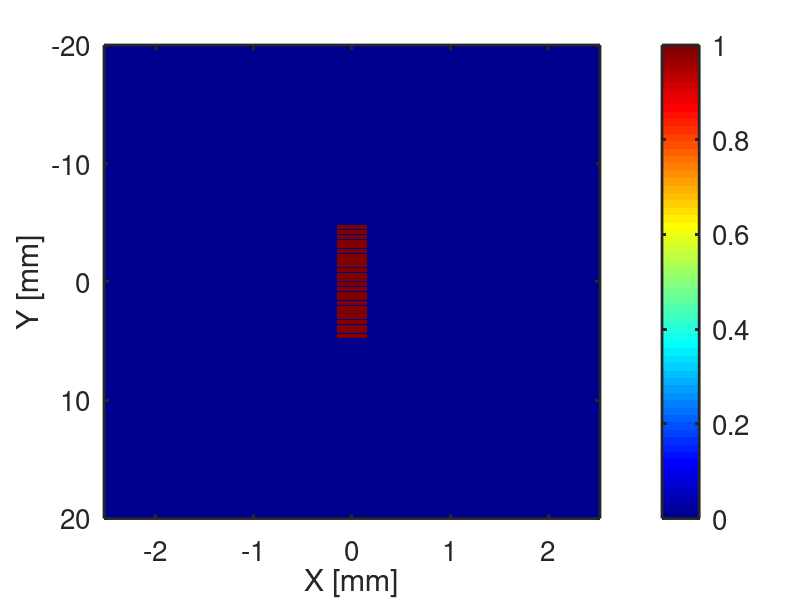

Reproduce this figure in MATLAB. (Note: this script raises an error after producing the figure.)

clear all vars 
clc
close all force
%load('D:\NIH brainprobe\DATA_Gap1xspan0.2yspan0.5Number8mm.mat');
%% 3D rayleigh integral phase array repurposed from Ultrasonic course project(Vortex beam simulation)
%% Innitialize plot setting
W_bar = waitbar(0,'Please wait...');
set(groot,'DefaultAxesFontSize', 20)
set(groot,'DefaultLineLineWidth', 2)
set(groot,'DefaultAxesLineWidth', 2)

%% Innitialize parameters 
F = 5e-3;         %Focal length
f = 2.5e6;        %Frequency of Ultrasonic wave
rho0 = 1000;        %Density of water
c0 = 1500;          %sound speed in water
K = 2*pi*f/c0;      %wavenumber
lambda = 2*pi/K;    %wavelength
F_offset_x=0;
F_offset_y=0e-2;
h.r=lambda/20;   % mesh size in the r direction
r=(0:h.r/2:6e-3);
u0 = 40e-9*2*pi*f;             %Particle velocity amplitude on the surface of the transducer in m/s 
Ray_dist=0.5*K*(1.7e-3/2)^2;
Material.rho0=rho0;
Material.c0=c0;
Material.K=K;
Material.u0=u0;
loss=2.5; %loss in the brain is 1dB/cm/MHz
NT=24;
a = 10e-3;          %Rate of Roll-off -r^2/a^2
ar=3*a;               %Radius of transducer
xspan_T=0.35e-3;
yspan_T=0.35e-3;
Gap=0.05e-3;


h.XT=lambda/12;       %mesh size for the transducer in the X direction
h.YT=lambda/12;      %mesh size for the transducer in the Y direction

h.X1=lambda/15;       %mesh size for the interrogation plane in the X direction
h.Y1=lambda/15;      %mesh size for the interrogation plane in the Y direction
r_y1=h.Y1;
r_x1=h.X1;

D_X1=12e-3;         %x span of the interrogation plane
D_Y1=40e-3;        %y span of the plane of interrogation

D_XT=5e-3;      % x span of the transducer
D_YT=40e-3;      % y span of the 
if mod(ceil(D_YT/Gap),2)==1
    D_YT=Gap*(ceil(D_YT/Gap)+1);
end





ka=sqrt(xspan_T*yspan_T/pi)*2*pi*f/c0
z0 = F;             %Distance between the transducer and the focal plane

%Rayleigh Integral from P_T to P_1 and add phase plate at P_1
%W_bar = waitbar(0,'Please wait...');
rho0=Material.rho0;
c0=Material.c0;
K=Material.K;
u0 = Material.u0; 

size_XT=floor(D_XT/h.XT);     %Size of the mesh in the X direction on the plane of integration
size_YT=floor(D_YT/h.YT)+1;




P_T=zeros(size_YT,size_XT); %Initialize the coordinate mesh on the surface of the transducer->Then fill in the position of each mesh grid
XcoorT=repmat(linspace(-D_XT/2,D_XT/2,size_XT),length(P_T(:,1)),1);% Setting the coordinate of the transducer
YcoorT=repmat(linspace(D_YT/2,-D_YT/2,size_YT).',1,length(P_T(1,:)));
for ii=1:NT
%     P_T=P_T+exp(-sqrt(-1)*K*sqrt(F^2+F_offset_x^2+((Gap+yspan_T)*(0.5+NT/2-ii)-F_offset_y)^2))*(abs(XcoorT)<=xspan_T/2).*((YcoorT>=(Gap/2+(Gap+yspan_T)*(NT/2-ii))).*(YcoorT<=(Gap/2+yspan_T+(Gap+yspan_T)*(NT/2-ii)))).*...
%         sqrt(F^2+F_offset_x^2+((Gap+yspan_T)*(0.5+NT/2-ii)-F_offset_y)^2)/sqrt(F^2+F_offset_x^2+((Gap+yspan_T)*(0.5+NT/2-NT)-F_offset_y)^2);
    
      P_T=P_T+exp(-sqrt(-1)*K*sqrt(F^2+F_offset_x^2+((Gap+yspan_T)*(0.5+NT/2-ii)-F_offset_y)^2))*(abs(XcoorT)<=xspan_T/2).*((YcoorT>=(Gap/2+(Gap+yspan_T)*(NT/2-ii))).*(YcoorT<=(Gap/2+yspan_T+(Gap+yspan_T)*(NT/2-ii))));%.*...
        %sqrt(F^2+F_offset_x^2+((Gap+yspan_T)*(0.5+NT/2-ii)-F_offset_y)^2)/sqrt(F^2+F_offset_x^2+((Gap+yspan_T)*(0.5+NT/2-NT)-F_offset_y)^2);
end

figure
imagesc(1e3*linspace(-D_XT/2,D_XT/2,size_XT),1e3*linspace(D_YT/2,-D_YT/2,size_YT),abs(P_T));
xlabel('X [mm]');
ylabel('Y [mm]');
colormap('jet');
colorbar
%axis square



size_X1=floor(D_X1/h.X1);     %Size of the mesh in the X direction on the transducer
size_Y1=floor(D_Y1/h.Y1);



P_1 = zeros(size_Y1,size_X1); %Initialize the pressure pattern on phase plate
Count = 0;                  %Initialize counter

%% This part of the code is to increase the computation efficiency of rayleigh integral P_T->P_1;
Xcoor1=repmat(linspace(-D_X1/2,D_X1/2,size_X1),length(P_1(:,1)),1);
Ycoor1=repmat(linspace(D_Y1/2,-D_Y1/2,size_Y1).',1,length(P_1(1,:)));

S_T=(D_XT*D_YT)/(size_XT*size_YT);


P_r=zeros(1,length(r));
Count=0;
for i=1:length(P_r(:,1)) %Y index
    tic
    for j=1:length(P_r(1,:)) %X index
        Count=Count+1;
        
        R_1=sqrt((XcoorT-0).^2+(YcoorT-0).^2+(r(i,j).^2));
        Q=-sqrt(-1)*rho0*K*c0*u0*S_T*(exp(sqrt(-1)*K*R_1)./(2*pi*R_1));
       % Q=Q.*exp(-(XcoorT.^2 + YcoorT.^2)/((a)^2));
        Q=Q.*P_T.*(10.^(-loss*1e2*R_1/20));
        
        P_r(i,j) = sum(Q,'all');%exp(-(XcoorT.^2 + YcoorT.^2)/((a/5)^2)).*P_T.*S_T*exp(-sqrt(-1)*K*R_1)./(2*pi*R_1)),'all');
    end
    time=toc;
        waitbar_show(i,P_r(:,1),time,W_bar)
end
P_Tn=zeros(size_YT,size_XT);
P_1n = zeros(size_Y1,size_X1); %Initialize the pressure pattern on phase plate

for ii=1:NT
    P_Tn=P_Tn+1*(abs(XcoorT)<=xspan_T/2).*((YcoorT>=Gap/2+(Gap+yspan_T)*(NT/2-ii)).*(YcoorT<=Gap/2+yspan_T+(Gap+yspan_T)*(NT/2-ii)));
end

Xcoor1=repmat(linspace(-D_X1/2,D_X1/2,size_X1),length(P_1(:,1)),1);
Ycoor1=repmat(linspace(D_Y1/2,-D_Y1/2,size_Y1).',1,length(P_1(1,:)));

S_T=(D_XT*D_YT)/(size_XT*size_YT);
P_rn=zeros(1,length(r));
Count=0;
for i=1:length(P_rn(:,1)) %Y index
    tic
    for j=1:length(P_rn(1,:)) %X index
        Count=Count+1;
        
        R_1=sqrt((XcoorT-0).^2+(YcoorT-0).^2+(r(i,j).^2));
        Q=-sqrt(-1)*rho0*K*c0*u0*S_T*(exp(sqrt(-1)*K*R_1)./(2*pi*R_1));
       % Q=Q.*exp(-(XcoorT.^2 + YcoorT.^2)/((a)^2));
        Q=Q.*P_Tn.*(10.^(-loss*1e2*R_1/20));
        
        P_rn(i,j) = sum(Q,'all');%exp(-(XcoorT.^2 + YcoorT.^2)/((a/5)^2)).*P_T.*S_T*exp(-sqrt(-1)*K*R_1)./(2*pi*R_1)),'all');
    end
    time=toc;
        waitbar_show(i,P_rn(:,1),time,W_bar)
end

figure
%plot(r*1e3,abs(P_rn))
%hold on
plot(r*1e3,abs(P_r))
hold on

hold off
%legend('without phasing','with phasing');
legend('without phasing','F=5mm','F=10mm','F=20mm','F=40mm');
xlabel('r [mm]');
ylabel('On axis pressure [pa]');
pedit
title(strcat('On axis pressure with focal point at',{' '},num2str(F*1e3),'mm'));

for i=1:length(P_1(:,1)) %Y index
    tic
    for j=1:length(P_1(1,:)) %X index
        Count=Count+1;
        
        R_1=sqrt((XcoorT-Xcoor1(i,j)).^2+(YcoorT-Ycoor1(i,j)).^2+(z0).^2);
        Q=-sqrt(-1)*rho0*K*c0*u0*S_T*(exp(sqrt(-1)*K*R_1)./(2*pi*R_1));
        %Q=Q.*exp(-(XcoorT.^2 + YcoorT.^2)/((a)^2));
        Q=Q.*P_T.*(10.^(-loss*1e2*R_1/20));
        
        P_1(i,j) = sum(Q,'all');%exp(-(XcoorT.^2 + YcoorT.^2)/((a/5)^2)).*P_T.*S_T*exp(-sqrt(-1)*K*R_1)./(2*pi*R_1)),'all');
    end
    time=toc;
        waitbar_show(i,P_1(:,1),time,W_bar)
end
% for uz calculation in the xy plane
P_1_dz=zeros(size_Y1,size_X1);
clear R_1 Q
dz=lambda/10;
for i=1:length(P_1(:,1)) %Y index
    tic
    for j=1:length(P_1(1,:)) %X index
        Count=Count+1;
        
        R_1=sqrt((XcoorT-Xcoor1(i,j)).^2+(YcoorT-Ycoor1(i,j)).^2+(z0+dz).^2);
        Q=-sqrt(-1)*rho0*K*c0*u0*S_T*(exp(sqrt(-1)*K*R_1)./(2*pi*R_1));
        %Q=Q.*exp(-(XcoorT.^2 + YcoorT.^2)/((a)^2));
        Q=Q.*P_T.*(10.^(-loss*1e2*R_1/20));
        
        P_1_dz(i,j) = sum(Q,'all');%exp(-(XcoorT.^2 + YcoorT.^2)/((a/5)^2)).*P_T.*S_T*exp(-sqrt(-1)*K*R_1)./(2*pi*R_1)),'all');
    end
    time=toc;
        waitbar_show(i,P_1_dz(:,1),time,W_bar)
end

P_1_dz2=zeros(size_Y1,size_X1);
clear R_1 Q
dz=lambda/10;
for i=1:length(P_1(:,1)) %Y index
    tic
    for j=1:length(P_1(1,:)) %X index
        Count=Count+1;
        
        R_1=sqrt((XcoorT-Xcoor1(i,j)).^2+(YcoorT-Ycoor1(i,j)).^2+(z0-dz).^2);
        Q=-sqrt(-1)*rho0*K*c0*u0*S_T*(exp(sqrt(-1)*K*R_1)./(2*pi*R_1));
        %Q=Q.*exp(-(XcoorT.^2 + YcoorT.^2)/((a)^2));
        Q=Q.*P_T.*(10.^(-loss*1e2*R_1/20));
        
        P_1_dz2(i,j) = sum(Q,'all');%exp(-(XcoorT.^2 + YcoorT.^2)/((a/5)^2)).*P_T.*S_T*exp(-sqrt(-1)*K*R_1)./(2*pi*R_1)),'all');
    end
    time=toc;
        waitbar_show(i,P_1_dz2(:,1),time,W_bar)
end
uxy_z=-j/(rho0*2*pi*f)*((P_1_dz-P_1)/dz+(P_1-P_1_dz2)/dz)/2;
% for uy calculation in the xy plane
P_1_y1=zeros(length(P_1(:,1))+1,length(P_1(1,:)));
P_1_y2=P_1_y1;% to increase the accuracy by calculating the average of the left gradient and right gradient resulting in N array becoming N-2
P_1_y1(1:end-1,:)=P_1;
P_1_y2(2:end,:)=P_1;
P_1_dy1=(P_1_y2-P_1_y1)/(r_y1);
P_1_y3=zeros(length(P_1(:,1))-1,length(P_1(1,:)));
P_1_y4=P_1_y3;
P_1_y3=P_1(1:end-1,:);
P_1_y4(2:end,:)=P_1(1:end-2,:);
P_1_dy2=(P_1_y4-P_1_y3)/r_y1;
P_1_dyave=zeros(length(P_1(:,1)),length(P_1(1,:)));
P_1_dyave(2:end-1,:)=(P_1_dy2(2:end,:)+P_1_dy1(3:end-1,:))/2;
P_1_dyave(1,:)=P_1_dyave(2,:);
P_1_dyave(end,:)=P_1_dyave(end-1,:);
uxy_y=-j/(rho0*2*pi*f)*P_1_dyave;
% for ux calculation in the xy plane
P_1_x1=zeros(length(P_1(:,1)),length(P_1(1,:))+1);
P_1_x2=P_1_x1;% to increase the accuracy by calculating the average of the left gradient and right gradient resulting in N array becoming N-2
P_1_x1(:,2:end)=P_1;
P_1_x2(:,1:end-1)=P_1;
P_1_dx1=(P_1_x2-P_1_x1)/(r_x1);
P_1_x3=zeros(length(P_1(:,1)),length(P_1(1,:))-1);
P_1_x4=P_1_x3;
P_1_x3=P_1(:,2:end);
P_1_x4(:,1:end-1)=P_1(:,3:end);
P_1_dx2=(P_1_x4-P_1_x3)/r_x1;
P_1_dxave=zeros(length(P_1(:,1)),length(P_1(1,:)));
P_1_dxave(:,2:end-1)=(P_1_dx2(:,1:end-1)+P_1_dx1(:,2:end-2))/2;
P_1_dxave(:,1)=P_1_dxave(:,2);
P_1_dxave(:,end)=P_1_dxave(:,end-1);
uxy_x=-j/(rho0*2*pi*f)*P_1_dxave;

Ixy_x=1/2*real(P_1.*conj(uxy_x));
Ixy_y=1/2*real(P_1.*conj(uxy_y));
Ixy_z=1/2*real(P_1.*conj(uxy_z));

Ixy=abs(Ixy_x+Ixy_y+Ixy_z);

figure
subplot(211)
imagesc(1e3*linspace(-D_X1/2,D_X1/2,size_X1),1e3*linspace(D_Y1/2,-D_Y1/2,size_Y1),1e-4*1/2*abs(P_1).^2/(rho0*c0)) 
xlabel('X [mm]')
ylabel('Y [mm]');
colormap('jet')
colorbar
title('Isppa(W/cm^2) approx Zo');
subplot(212)
imagesc(1e3*linspace(-D_X1/2,D_X1/2,size_X1),1e3*linspace(D_Y1/2,-D_Y1/2,size_Y1),1e-4*Ixy) 
xlabel('X [mm]')
ylabel('Y [mm]');
colormap('jet')
colorbar
title('Isppa(W/cm^2) use uo');


clear R_1 Q

figure
imagesc(1e3*linspace(-D_X1/2,D_X1/2,size_X1),1e3*linspace(D_Y1/2,-D_Y1/2,size_Y1),abs(P_1)) 
xlabel('X [mm]')
ylabel('Y [mm]');
colormap('jet')
colorbar
%axis square
title(strcat('Magnitude at focal point',{' '},num2str(F*1e3),'mm'));
figure
plot(1e3*linspace(D_Y1/2,-D_Y1/2,size_Y1),abs(P_1(:,round(length(P_1(1,:))/2))));
xlabel('Y [mm]')
ylabel('Pressure [Pa]');

disp(strcat('surface pressure is',{' '},num2str(rho0*c0*u0),'pa, ','focal point pressure is',{' '},num2str(interp1(r*1e3,abs(P_r),F*1e3))))
figure
subplot(1,2,1)
h = surf(1e3*linspace(-D_X1/2,D_X1/2,size_X1),1e3*linspace(D_Y1/2,-D_Y1/2,size_Y1),abs(P_1)/(rho0*c0*u0));
h.EdgeAlpha=0; %hides mesh
title('magnitude at focal point','Interpreter','latex');
axis square
set(gca,'xtick',[],'ytick',[])
xlabel('$x_0[mm]$','interpreter','latex');
ylabel('$y_0[mm]$','interpreter','latex');
view(2)
colorbar
colormap('jet')

subplot(1,2,2)
g = surf(abs(angle(P_1)));
g.EdgeAlpha=0; %hides mesh
%axis square
%axis off
title('phase incident on phase plate','Interpreter','latex')
set(gca,'xtick',[],'ytick',[])
xlabel('$x_0$','interpreter','latex');
ylabel('$y_0$','interpreter','latex');
view(2)
colorbar
colormap('jet')
clear R_1 Q
P_yz=zeros(round(D_Y1/r_y1),length(r));
Count=0;
Zcoor_yz=repmat(r,length(P_yz(:,1)),1);
Ycoor_yz=repmat(linspace(D_Y1/2,-D_Y1/2,length(P_yz(:,1))).',1,length(P_yz(1,:)));
for i=1:length(P_yz(:,1)) %Z index
    tic
    for j=1:length(P_yz(1,:)) %Y index
        Count=Count+1;
        
        R_1=sqrt(XcoorT.^2+(Ycoor_yz(i,j)-YcoorT).^2+(Zcoor_yz(i,j).^2));
        Q=-sqrt(-1)*rho0*K*c0*u0*S_T*(exp(sqrt(-1)*K*R_1)./(2*pi*R_1));
       % Q=Q.*exp(-(XcoorT.^2 + YcoorT.^2)/((a)^2));
        Q=Q.*P_T.*(10.^(-loss*1e2*R_1/20));
        
        P_yz(i,j) = sum(Q,'all');%exp(-(XcoorT.^2 + YcoorT.^2)/((a/5)^2)).*P_T.*S_T*exp(-sqrt(-1)*K*R_1)./(2*pi*R_1)),'all');
    end
    time=toc;
        waitbar_show(i,P_yz(:,1),time,W_bar)
end


% % for uy calculation in the xy plane
% P_yz_y1=zeros(length(P_yz(:,1))+1,length(P_yz(1,:)));
% P_yz_y2=P_yz_y1;% to increase the accuracy by calculating the average of the left gradient and right gradient resulting in N array becoming N-2
% P_yz_y1(2:end,:)=P_yz;
% P_yz_y2(1:end-1,:)=P_yz;
% P_yz_dy1=(P_yz_y2-P_yz_y1)/(r_y1);
% P_yz_y3=zeros(length(P_yz(:,1))-1,length(P_yz(1,:)));
% P_yz_y4=P_yz_y3;
% P_yz_y3=P_yz(2:end,:);
% P_yz_y4(1:end-1,:)=P_yz(3:end,:);
% P_yz_dy2=(P_yz_y4-P_yz_y3)/r_y1;
% P_yz_dyave=zeros(length(P_yz(:,1)),length(P_yz(1,:)));
% P_yz_dyave(2:end-1,:)=(P_yz_dy2(1:end-1,:)+P_yz_dy1(2:end-2,:))/2;
% P_yz_dyave(1,:)=P_yz_dyave(2,:);
% P_yz_dyave(end,:)=P_yz_dyave(end-1,:);
% uyz_y=-j/(rho0*2*pi*f)*P_yz_dyave;
% % for ux calculation in the xy plane
% P_yz_x1=zeros(length(P_yz(:,1)),length(P_yz(1,:))+1);
% P_yz_x2=P_yz_x1;% to increase the accuracy by calculating the average of the left gradient and right gradient resulting in N array becoming N-2
% P_yz_x1(:,2:end)=P_yz;
% P_yz_x2(:,1:end-1)=P_yz;
% P_yz_dx1=(P_yz_x2-P_yz_x1)/(r_x1);
% P_yz_x3=zeros(length(P_yz(:,1)),length(P_yz(1,:))-1);
% P_yz_x4=P_yz_x3;
% P_yz_x3=P_yz(:,2:end);
% P_yz_x4(:,1:end-1)=P_yz(:,3:end);
% P_yz_dx2=(P_yz_x4-P_yz_x3)/r_x1;
% P_yz_dxave=zeros(length(P_yz(:,1)),length(P_yz(1,:)));
% P_yz_dxave(:,2:end-1)=(P_yz_dx2(:,1:end-1)+P_yz_dx1(:,2:end-2))/2;
% P_yz_dxave(:,1)=P_yz_dxave(:,2);
% P_yz_dxave(:,end)=P_yz_dxave(:,end-1);
% uyz_x=-j/(rho0*2*pi*f)*P_yz_dxave;

%% no focusing

P_Tn=zeros(size_YT,size_XT);
P_1n = zeros(size_Y1,size_X1); %Initialize the pressure pattern on phase plate

for ii=1:NT
    P_Tn=P_Tn+1*(abs(XcoorT)<=xspan_T/2).*((YcoorT>=Gap/2+(Gap+yspan_T)*(NT/2-ii)).*(YcoorT<=Gap/2+yspan_T+(Gap+yspan_T)*(NT/2-ii)));
end

Xcoor1=repmat(linspace(-D_X1/2,D_X1/2,size_X1),length(P_1(:,1)),1);
Ycoor1=repmat(linspace(D_Y1/2,-D_Y1/2,size_Y1).',1,length(P_1(1,:)));

S_T=(D_XT*D_YT)/(size_XT*size_YT);


for i=1:length(P_1n(:,1)) %Y index
    tic
    for j=1:length(P_1n(1,:)) %X index
        Count=Count+1;
        
        R_1=sqrt((XcoorT-Xcoor1(i,j)).^2+(YcoorT-Ycoor1(i,j)).^2+(z0).^2);
        Q=-sqrt(-1)*rho0*K*c0*u0*S_T*(exp(sqrt(-1)*K*R_1)./(2*pi*R_1));
        %Q=Q.*exp(-(XcoorT.^2 + YcoorT.^2)/((a)^2));
        Q=Q.*P_Tn.*(10.^(-loss*1e2*R_1/20));
        
        P_1n(i,j) = sum(Q,'all');%exp(-(XcoorT.^2 + YcoorT.^2)/((a/5)^2)).*P_T.*S_T*exp(-sqrt(-1)*K*R_1)./(2*pi*R_1)),'all');
    end
    time=toc;
        waitbar_show(i,P_1n(:,1),time,W_bar)
end

clear R_1 Q
%r=linspace(0,10e-2,4e3);
P_rn=zeros(1,length(r));
Count=0;
for i=1:length(P_rn(:,1)) %Y index
    tic
    for j=1:length(P_rn(1,:)) %X index
        Count=Count+1;
        
        R_1=sqrt((XcoorT-0).^2+(YcoorT-0).^2+(r(i,j).^2));
        Q=-sqrt(-1)*rho0*K*c0*u0*S_T*(exp(sqrt(-1)*K*R_1)./(2*pi*R_1));
       % Q=Q.*exp(-(XcoorT.^2 + YcoorT.^2)/((a)^2));
        Q=Q.*P_Tn.*(10.^(-loss*1e2*R_1/20));
        
        P_rn(i,j) = sum(Q,'all');%exp(-(XcoorT.^2 + YcoorT.^2)/((a/5)^2)).*P_T.*S_T*exp(-sqrt(-1)*K*R_1)./(2*pi*R_1)),'all');
    end
    time=toc;
        waitbar_show(i,P_rn(:,1),time,W_bar)
end



clear R_1 Q
P_yzn=zeros(round(D_Y1/(1/50*c0/f)),length(r));
Count=0;
Zcoor_yz=repmat(r,length(P_yzn(:,1)),1);
Ycoor_yz=repmat(linspace(D_Y1/2,-D_Y1/2,length(P_yzn(:,1))).',1,length(P_yzn(1,:)));
for i=1:length(P_yzn(:,1)) %Z index
    tic
    for j=1:length(P_yzn(1,:)) %Y index
        Count=Count+1;
        
        R_1=sqrt(XcoorT.^2+(Ycoor_yz(i,j)-YcoorT).^2+(Zcoor_yz(i,j).^2));
        Q=-sqrt(-1)*rho0*K*c0*u0*S_T*(exp(sqrt(-1)*K*R_1)./(2*pi*R_1));
       % Q=Q.*exp(-(XcoorT.^2 + YcoorT.^2)/((a)^2));
        Q=Q.*P_Tn.*(10.^(-loss*1e2*R_1/20));
        
        P_yzn(i,j) = sum(Q,'all');%exp(-(XcoorT.^2 + YcoorT.^2)/((a/5)^2)).*P_T.*S_T*exp(-sqrt(-1)*K*R_1)./(2*pi*R_1)),'all');
    end
    time=toc;
        waitbar_show(i,P_yzn(:,1),time,W_bar)
end

clear R_1 Q
P_xz=zeros(round(D_X1/(0.25*c0/f)),length(r));
Count=0;
Zcoor_xz=repmat(r,length(P_xz(:,1)),1);
Xcoor_xz=repmat(linspace(D_X1/2,-D_X1/2,length(P_xz(:,1))).',1,length(P_xz(1,:)));
for i=1:length(P_xz(:,1)) %X index
    tic
    for j=1:length(P_xz(1,:)) %Z index
        Count=Count+1;
        
        R_1=sqrt((XcoorT-Xcoor_xz(i,j)).^2+(YcoorT).^2+(Zcoor_xz(i,j).^2));
        Q=-sqrt(-1)*rho0*K*c0*u0*S_T*(exp(sqrt(-1)*K*R_1)./(2*pi*R_1));
       % Q=Q.*exp(-(XcoorT.^2 + YcoorT.^2)/((a)^2));
        Q=Q.*P_T.*(10.^(-loss*1e2*R_1/20));
        
        P_xz(i,j) = sum(Q,'all');%exp(-(XcoorT.^2 + YcoorT.^2)/((a/5)^2)).*P_T.*S_T*exp(-sqrt(-1)*K*R_1)./(2*pi*R_1)),'all');
    end
    time=toc;
        waitbar_show(i,P_xz(:,1),time,W_bar)
end
%% Plots are generated here
figure
imagesc(1e3*r,1e3*linspace(D_X1/2,-D_X1/2,length(P_xz(:,1))),(abs(P_xz)) )
colormap('jet')
colorbar
%axis square
xlabel('Z [mm]')
ylabel('X [mm]');
title(strcat('X-Z Magnitude at focal point ',{' '},num2str(F*1e3),'mm'));

figure
imagesc(1e3*r,1e3*linspace(D_X1/2,-D_X1/2,length(P_xz(:,1))),(abs(P_xz)) )
colormap('jet')
colorbar
%axis square
xlabel('Z [mm]')
ylabel('X [mm]');
title(strcat('X-Z Magnitude at focal point ',{' '},num2str(F*1e3),'mm'));


figure

imagesc(1e3*r(1:end),1e3*linspace(D_Y1/2,-D_Y1/2,length(P_yzn(:,1))),(abs(P_yzn(:,1:end))))
colormap('jet')
colorbar
%axis square
xlabel('Z [mm]')
ylabel('Y [mm]');
title(strcat('Y-Z Magnitude at focal point (no focusing) '));

figure

imagesc(1e3*r(1:end),1e3*linspace(D_Y1/2,-D_Y1/2,length(P_yz(:,1))),(abs(P_yz(:,1:end))))
colormap('jet')
colorbar
%axis square
xlabel('Z [mm]')
ylabel('Y [mm]');
title(strcat('Y-Z Magnitude at focal point ',{' '},num2str(F*1e3),'mm'));

figure
imagesc(1e3*linspace(-D_X1/2,D_X1/2,size_X1),1e3*linspace(D_Y1/2,-D_Y1/2,size_Y1),abs(P_1n)) 
colormap('jet')
colorbar
%axis square
xlabel('[mm]')
ylabel('[mm]');
title(strcat('Magnitude at focal point '));
figure
plot(1e3*linspace(D_Y1/2,-D_Y1/2,size_Y1),abs(P_1n(:,round(length(P_1n(1,:))/2))));
xlabel('Y [mm]')
ylabel('Pressure [Pa] (no focusing)');
figure
plot(r*1e3,abs(P_rn))
xlabel('r [mm]');
ylabel('On axis pressure [pa]');
pedit
title(strcat('On axis pressure (no focusing)'));

figure
subplot(1,2,1)
h = surf(1e3*linspace(-D_X1/2,D_X1/2,size_X1),1e3*linspace(D_Y1/2,-D_Y1/2,size_Y1),abs(P_1n)/(rho0*c0*u0));
h.EdgeAlpha=0; %hides mesh
title('magnitude at focal point(no focusing)','Interpreter','latex');
%axis square
set(gca,'xtick',[],'ytick',[])
xlabel('$x_0[mm]$','interpreter','latex');
ylabel('$y_0[mm]$','interpreter','latex');
view(2)
colorbar
colormap('jet')

subplot(1,2,2)
g = surf(abs(angle(P_1n)));
g.EdgeAlpha=0; %hides mesh
%axis square
%axis off
title('phase incident on phase plate(no focusing)','Interpreter','latex')
set(gca,'xtick',[],'ytick',[])
xlabel('$x_0$','interpreter','latex');
ylabel('$y_0$','interpreter','latex');
view(2)
colorbar
colormap('jet')

figure
plot(r*1e3,abs(P_r))
xlabel('r [mm]');
ylabel('On axis pressure [pa]');
hold on
pedit
title(strcat('On axis pressure with focal point at ',{' '},num2str(F*1e3),'mm'));
plot(r*1e3,abs(P_rn))
hold off
legend('With focusing','Without focusing');

figure
subplot(121)
P_1ny=abs((abs(P_1n(:,round(length(P_1n(1,:))/2)))));
P_1nx=abs((abs(P_1n(round(length(P_1n(:,1))/2),:))));
P_1y=abs((abs(P_1(:,round(length(P_1(1,:))/2)))));
P_1x=abs((abs(P_1(round(length(P_1(:,1))/2),:))));
plot(1e3*linspace(D_Y1/2,-D_Y1/2,size_Y1),abs(P_1n(:,round(length(P_1n(1,:))/2))));
xlabel('y [mm]')
ylabel('Pressure [Pa]');
hold on 
plot(1e3*linspace(D_Y1/2,-D_Y1/2,size_Y1),abs(P_1(:,round(length(P_1(1,:))/2))));
hold off
pedit
legend('No focusing','With focusing');
subplot(122)

plot(1e3*linspace(-D_X1/2,D_X1/2,size_X1),abs(P_1n(round(length(P_1n(:,1))/2),:)));
xlabel('x [mm]')
ylabel('Pressure [Pa]');
hold on 
plot(1e3*linspace(-D_X1/2,D_X1/2,size_X1),abs(P_1(round(length(P_1(:,1))/2),:)));
hold off
pedit
legend('No focusing','With focusing');
P_1y_filled=interp1(1e3*linspace(D_Y1/2,-D_Y1/2,size_Y1),P_1y,1e3*linspace(D_Y1/2,-D_Y1/2,size_Y1*10));
P_1ny_filled=interp1(1e3*linspace(D_Y1/2,-D_Y1/2,size_Y1),P_1ny,1e3*linspace(D_Y1/2,-D_Y1/2,size_Y1*10));
P_1x_filled=interp1(1e3*linspace(D_X1/2,-D_X1/2,size_X1),P_1x,1e3*linspace(D_X1/2,-D_X1/2,size_X1*10));
P_1nx_filled=interp1(1e3*linspace(D_X1/2,-D_X1/2,size_X1),P_1nx,1e3*linspace(D_X1/2,-D_X1/2,size_X1*10));
figure
subplot(121)
plot(1e3*linspace(D_Y1/2,-D_Y1/2,size_Y1*10),P_1ny_filled);
xlabel('y [mm]')
ylabel('Pressure [Pa]');
hold on 
plot(1e3*linspace(D_Y1/2,-D_Y1/2,size_Y1*10),P_1y_filled);
hold off
pedit
legend('No focusing','With focusing');
subplot(122)
plot(1e3*linspace(-D_X1/2,D_X1/2,size_X1*10),P_1nx_filled);
xlabel('x [mm]')
ylabel('Pressure [Pa]');
hold on 
plot(1e3*linspace(-D_X1/2,D_X1/2,size_X1*10),P_1x_filled);
hold off
pedit
legend('No focusing','With focusing');


figure
plot(1e3*linspace(D_Y1/2,-D_Y1/2,size_Y1*10),0.5e-4*abs(P_1y_filled).^2/(rho0*c0));
hold on
plot(1e3*linspace(-D_X1/2,D_X1/2,size_X1*10),0.5e-4*abs(P_1x_filled).^2/(rho0*c0));
hold off
pedit
set(gca, 'FontSize', 26);
xlabel('Position [mm]', 'FontSize', 26);
ylabel('Isppa [W/cm^2]', 'FontSize', 26);
legend('Y crosssection(X=0)','X crosssection(Y=0)');




figure
subplot(121)
plot(1e3*linspace(D_Y1/2,-D_Y1/2,size_Y1),P_1ny);
xlabel('y [mm]')
ylabel('Pressure [Pa]');
hold on 
plot(1e3*linspace(D_Y1/2,-D_Y1/2,size_Y1),P_1y);
hold off
pedit
legend('No focusing','With focusing');
subplot(122)
plot(1e3*linspace(-D_X1/2,D_X1/2,size_X1),P_1nx);
xlabel('x [mm]')
ylabel('Pressure [Pa]');
hold on 
plot(1e3*linspace(-D_X1/2,D_X1/2,size_X1),P_1x);
hold off
pedit
legend('No focusing','With focusing');
title('Hilbert Transform');
figure
subplot(211)
imagesc(1e3*linspace(D_X1/2,-D_X1/2,size_X1),1e3*linspace(-D_Y1/2,D_Y1/2,size_Y1),abs(P_1n)) 
colormap('jet')
colorbar
%axis square
xlabel('X [mm]')
ylabel('Y [mm]');
title(strcat('Magnitude at focal point(no focus)'));
subplot(212)
imagesc(1e3*linspace(D_X1/2,-D_X1/2,size_X1),1e3*linspace(-D_Y1/2,D_Y1/2,size_Y1),abs(P_1)) 
colormap('jet')
colorbar
%axis square
xlabel('X [mm]')
ylabel('Y [mm]');
title(strcat('Magnitude at focal point ',{' '},num2str(F*1e3),'mm'));
filename=strcat('D:\NIH brainprobe\','DATA_Gap',num2str(Gap*1e3),'xspan',num2str(xspan_T*1e3),'yspan',num2str(yspan_T*1e3),'Number',num2str(NT),'mm.mat');
%save(filename);